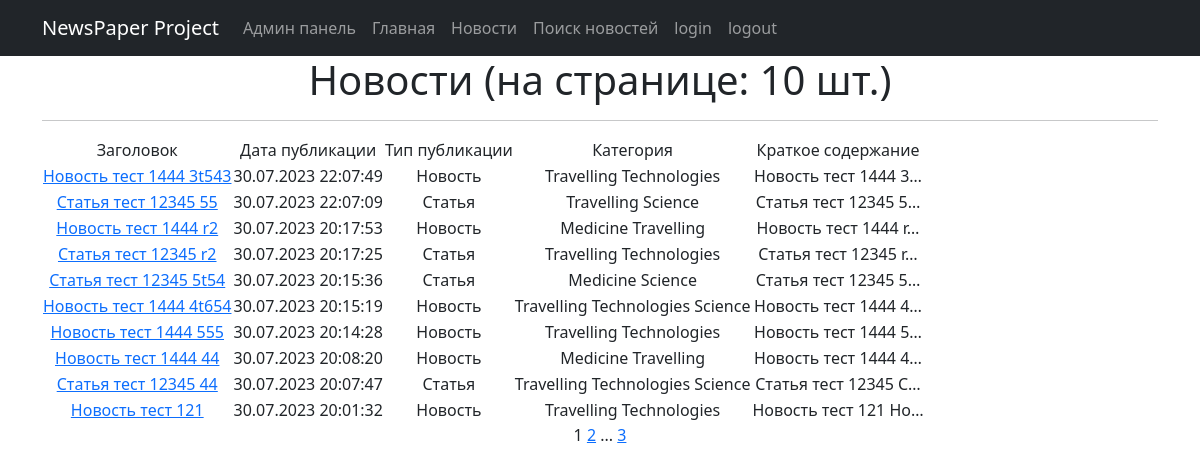
The page / on the database its author committed.
### news/models.py (models this page shows, shortened)
class Post(models.Model):
    news = 'NW'
    article = 'AR'
    CATEGORIES = [
        (news, 'Новость'),
        (article, 'Статья')
    ]
    post_author = models.ForeignKey(Author, on_delete=models.CASCADE, verbose_name="Автор")
    post_type = models.CharField("Тип",
                                 max_length=2,
                                 choices=CATEGORIES,
                                 default=news)
    post_date = models.DateTimeField("Дата публикации", auto_now_add=True)
    post_category = models.ManyToManyField(Category, through='PostCategory', verbose_name="Категория")
    post_title = models.CharField("Название", max_length=128)
    post_text = models.TextField("Текст")
    post_rating = models.IntegerField(default=0)

class Category(models.Model):
    category_name = models.CharField(max_length=128, unique=True)
    def __str__(self):
        return self.category_name.title()

### news/views.py (the view)
# urls.py: path('', NewsList.as_view(), name='post_list'),
class NewsList(ListView):
    model = Post
    ordering = '-post_date'
    template_name = 'NewsList.html'
    context_object_name = 'newslist'
    paginate_by = 10

### news/templatetags/custom_filter.py (called while the page is built)
@register.filter()
def censor(value):
    text = str(value)
    for word in text.split():
        for cw in censor_word:
            if cw in word.lower():
                text = text.replace(word, word[0]+"*"*(len(word)-1), 1)
    return f'{text}'

@register.simple_tag(takes_context=True)
def url_replace(context, **kwargs):
   d = context['request'].GET.copy()
   for k, v in kwargs.items():
       d[k] = v
   return d.urlencode()

### templates/NewsList.html (shortened to what this page needs)
{% extends 'flatpages/default.html' %}
{% load custom_filter %}
{% block content %}
   <h1>Новости (на странице: {{ newslist|length }} шт.)</h1>
   <hr>
   {% if newslist %}
       <table>
           <tr>
               <td>Заголовок</td>
               <td>Дата публикации</td>
               <td>Тип публикации</td>
               <td>Категория</td>
               <td>Краткое содержание</td>
               <td>
               </td>
           </tr>
           {% for news in newslist %}
           <tr>
               <td><a href="/news/{{ news.pk }}">{{ news.post_title|truncatewords:7|censor }}</a></td>
               <td>{{ news.post_date|date:'d.m.Y H:i:s' }}</td>
               <td>{{ news.get_post_type_display }}</td>
               <td>
                   {% for category in news.post_category.all %}
                   {{ category }}
                   {% endfor %}
               </td>
               <td>{{ news.post_text|truncatechars:20|censor }}</td>
               <td>
               </td>
           </tr>
           {% endfor %}
       </table>
   {% else %}
       <h2>Новостей нет!</h2>
   {% endif %}
   {{ page_obj.number }}
   {% if page_obj.has_next %}
       <a href="?{% url_replace page=page_obj.next_page_number %}">{{ page_obj.next_page_number }}</a>
       {% if paginator.num_pages != page_obj.next_page_number %}
           ...
           <a href="?{% url_replace page=page_obj.paginator.num_pages %}">{{ page_obj.paginator.num_pages }}</a>
       {% endif %}
   {% endif %}
{% endblock content %}

### rows shown on the page
Post: post_title|censor "Новость тест 1444 3t543", post_date "30.07.2023 22:07:49", post_type "Новость", post_text|censor "Новость тест 1444 3…"
Category: category_name "Travelling"
Category: category_name "Technologies"
Post: post_title|censor "Статья тест 12345 55", post_date "30.07.2023 22:07:09", post_type "Статья", post_text|censor "Статья тест 12345 5…"
Category: category_name "Science"
Post: post_title|censor "Новость тест 1444 r2", post_date "30.07.2023 20:17:53", post_type "Новость", post_text|censor "Новость тест 1444 r…"
Category: category_name "Medicine"
Post: post_title|censor "Статья тест 12345 r2", post_date "30.07.2023 20:17:25", post_type "Статья", post_text|censor "Статья тест 12345 r…"
Post: post_title|censor "Статья тест 12345 5t54", post_date "30.07.2023 20:15:36", post_type "Статья", post_text|censor "Статья тест 12345 5…"
Post: post_title|censor "Новость тест 1444 4t654", post_date "30.07.2023 20:15:19", post_type "Новость", post_text|censor "Новость тест 1444 4…"
Post: post_title|censor "Новость тест 1444 555", post_date "30.07.2023 20:14:28", post_type "Новость", post_text|censor "Новость тест 1444 5…"
Post: post_title|censor "Новость тест 1444 44", post_date "30.07.2023 20:08:20", post_type "Новость", post_text|censor "Новость тест 1444 4…"
Post: post_title|censor "Статья тест 12345 44", post_date "30.07.2023 20:07:47", post_type "Статья", post_text|censor "Статья тест 12345 С…"
Post: post_title|censor "Новость тест 121", post_date "30.07.2023 20:01:32", post_type "Новость", post_text|censor "Новость тест 121 Но…"

### other values the page prints
{{ newslist|length }} "10"
{{ page_obj.number }} "1"
{{ page_obj.next_page_number }} "2"
{{ page_obj.paginator.num_pages }} "3"
